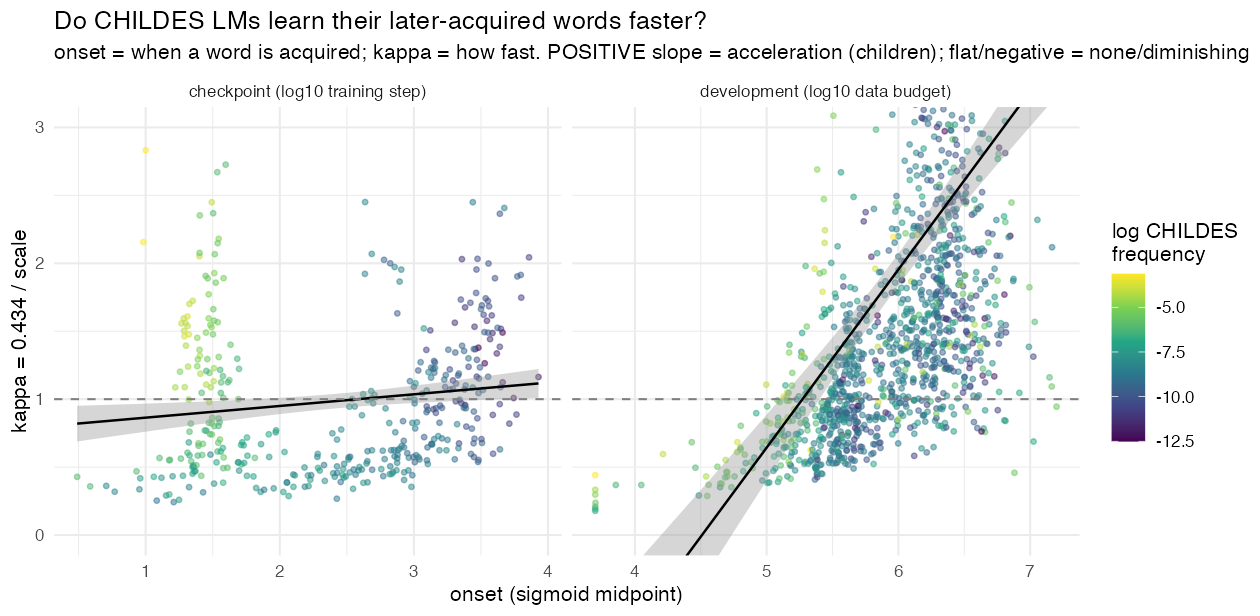

Source code (R):
#!/usr/bin/env Rscript
# EARLY vs LATE-LEARNED WORDS on the CHILDES models: does a word's ONSET (when it is
# acquired) predict its KAPPA (how fast it is acquired)? Positive onset->kappa, controlling
# frequency = "later-learned words are learned faster" = the child acceleration signature.
# Children show this strongly; the question is whether the LMs do. Reuses the per-word sigmoid
# fits already behind Fig 6 (checkpoint axis) + fits the ladder (development axis). No training.
#
# onset = sigmoid midpoint (log10 of experience: training step OR data budget)
# kappa = 0.434 / scale   (logit per natural-log unit, paper convention)
# Truncation control: late-onset words whose transition runs off the end of the window have an
# unobserved lower asymptote -> inflated kappa -> spurious positive slope. We flag words whose
# observed floor sits >1 nat above the fitted asymptote and report results with them dropped.
suppressPackageStartupMessages({library(dplyr); library(readr); library(tidyr); library(ggplot2); library(purrr)})
ROOT <- "/Users/mcfrank/Projects/standard_model_2"
OUT  <- file.path(ROOT, "studies/llm")

# ---- frequency + lexical class (CHILDES) ----
freq <- read_csv(file.path(ROOT, "figs/longitudinal/psi_freq_regression_per_word.csv"),
                 show_col_types = FALSE) |>
  transmute(word = item, log_freq = log_p, lexical_class)

report <- function(df, axis) {
  # df: word, onset, kappa, range, gap, log_freq
  base <- df |> filter(is.finite(kappa), is.finite(onset), is.finite(log_freq), range > 1)
  trim <- base |> filter(gap <= 1)                       # truncation-controlled
  stat <- function(d, tag) {
    n <- nrow(d); rc <- cor(d$kappa, d$onset)
    pc <- cor(resid(lm(kappa ~ log_freq, d)), resid(lm(onset ~ log_freq, d)))  # partial | freq
    co <- summary(lm(kappa ~ onset + log_freq, d))$coef
    cat(sprintf("  [%s | %s] n=%d  cor(k,onset)=%+.3f  partial(k,onset|freq)=%+.3f  onset_beta=%+.3f (p=%.3g)  median_kappa=%.2f\n",
                axis, tag, n, rc, pc, co["onset","Estimate"], co["onset","Pr(>|t|)"], median(d$kappa)))
    tibble(axis=axis, set=tag, n=n, cor_k_onset=rc, partial_k_onset_freq=pc,
           onset_beta=co["onset","Estimate"], onset_p=co["onset","Pr(>|t|)"], median_kappa=median(d$kappa))
  }
  bind_rows(stat(base,"all"), stat(trim,"asymptote-reached")) |> mutate(.plot = list(base))
}

# ===================== (1) CHECKPOINT AXIS (training steps) =====================
ckpt <- map_dfr(c(0,42,123), function(s){
  read.delim(file.path(ROOT, sprintf("fits/llm/sigmoids/gpt2_childes_seed%d_sigmoids.txt", s))) |>
    transmute(word = Token, seed = s, onset = ParamXmid, scale = ParamScale,
              range = ParamUpper - ParamLower, gap = MinSurprisal - ParamLower) |>
    filter(scale > 0.01, scale < 10)
}) |> mutate(kappa = 0.434/scale) |> inner_join(freq, by = "word")

# ===================== (2) DEVELOPMENT AXIS (data-budget ladder) =====================
fit1 <- function(x, y) tryCatch({
  f <- nls(y ~ lo + (up-lo)/(1+exp((x-mid)/sc)),
           start=list(up=max(y), lo=min(y), mid=mean(x), sc=0.3),
           lower=c(up=min(y)-5, lo=min(y)-5, mid=min(x)-2, sc=1e-3),
           upper=c(up=max(y)+5, lo=max(y)+5, mid=max(x)+2, sc=50),
           algorithm="port", control=nls.control(maxiter=200, warnOnly=TRUE))
  co <- coef(f); tibble(onset=co["mid"], scale=co["sc"], range=co["up"]-co["lo"], gap=min(y)-co["lo"])
}, error=function(e) tibble(onset=NA,scale=NA,range=NA,gap=NA))

ladder <- read_csv(file.path(ROOT,"fits/llm/ladder_bestval_finer.csv"), show_col_types=FALSE) |>
  mutate(lx = log10(words))
dev <- ladder |> group_by(seed, word) |> filter(n() >= 6) |>
  group_modify(~fit1(.x$lx, .x$surprisal)) |> ungroup() |>
  filter(is.finite(scale), scale > 0.01, scale < 10) |>
  mutate(kappa = 0.434/scale) |> inner_join(freq, by = "word")

cat("=== onset -> kappa (later-learned words learned faster?) : POSITIVE = kid-like acceleration ===\n")
res <- bind_rows(report(ckpt,"checkpoint (training step)"), report(dev,"development (data budget)"))
write_csv(res |> select(-.plot), file.path(OUT,"onset_kappa_childes_stats.csv"))

# ---- figure: kappa vs onset, both axes ----
pd <- bind_rows(
  ckpt |> filter(range>1, gap<=1) |> transmute(axis="checkpoint (log10 training step)", onset, kappa, log_freq),
  dev  |> filter(range>1, gap<=1) |> transmute(axis="development (log10 data budget)",  onset, kappa, log_freq))
g <- ggplot(pd, aes(onset, kappa)) +
  geom_point(aes(colour=log_freq), alpha=.5, size=1) +
  geom_smooth(method="lm", se=TRUE, colour="black", linewidth=.6) +
  geom_hline(yintercept=1, linetype="dashed", colour="grey50") +
  scale_colour_viridis_c(name="log CHILDES\nfrequency") +
  facet_wrap(~axis, scales="free_x") + coord_cartesian(ylim=c(0,3)) +
  labs(title="Do CHILDES LMs learn their later-acquired words faster?",
       subtitle="onset = when a word is acquired; kappa = how fast. POSITIVE slope = acceleration (children); flat/negative = none/diminishing",
       x="onset (sigmoid midpoint)", y="kappa = 0.434 / scale") +
  theme_minimal(base_size=11)
ggsave(file.path(OUT,"onset_kappa_childes.png"), g, width=9, height=4.4, dpi=140)
cat("\nwrote onset_kappa_childes.png + onset_kappa_childes_stats.csv\n")
